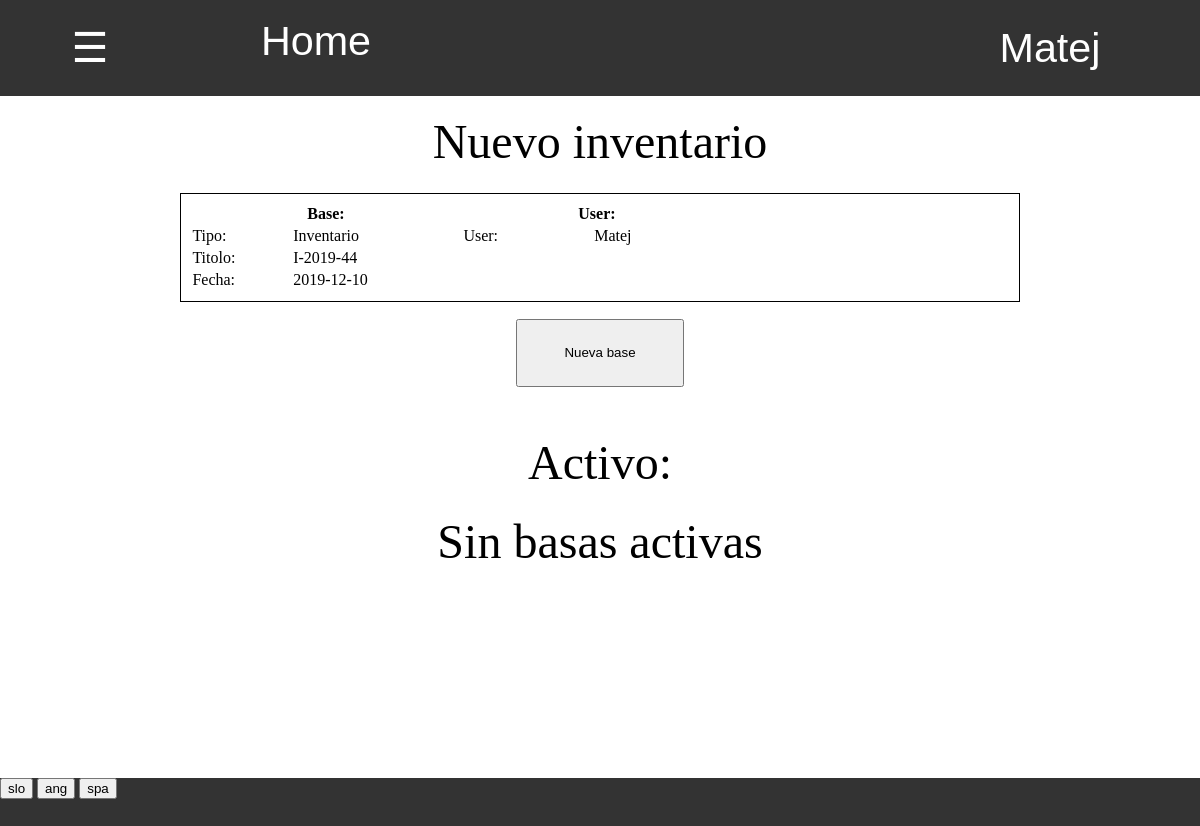
Before: /zaloga/inventura/ (signed in) with the older database file.
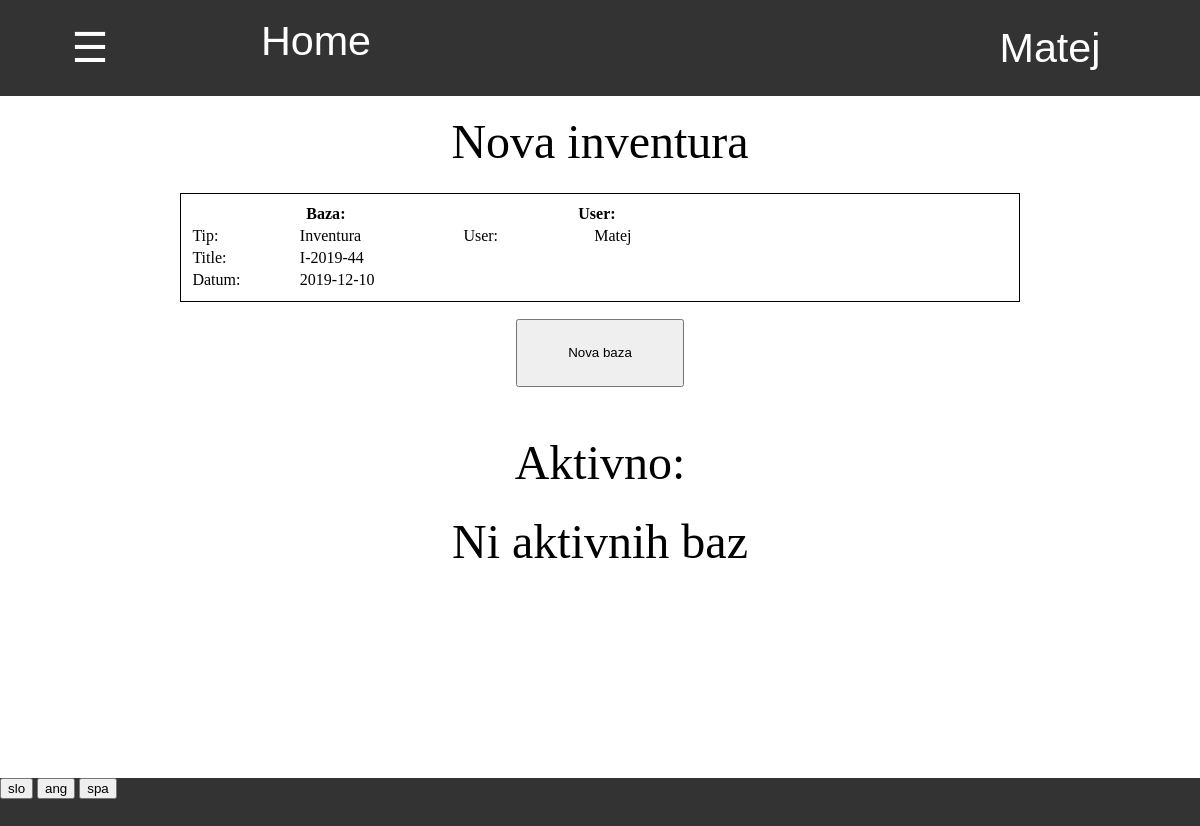
After: the same page with the newer database file.
### program/models.py (models this page shows, shortened)
class Profil(models.Model):
    user = models.OneToOneField(User,on_delete=models.CASCADE)
    jezik =  models.CharField(default="spa",max_length=3, choices=JEZIKI)

class Program(models.Model):
    stevilo_prevzemov = models.IntegerField(default = 0)
    stevilo_odpisov = models.IntegerField(default = 0)
    stevilo_faktur = models.IntegerField(default = 0)
    stevilo_racunov = models.IntegerField(default = 0)
    stevilo_inventur = models.IntegerField(default = 0)
    def naslednja_inventura(self,delaj=False):
        if delaj:
            self.stevilo_inventur += 1
            self.save()
            return 'I-2019-' + str(self.stevilo_inventur)
        else:
            return 'I-2019-' + str(self.stevilo_inventur + 1)
    @property
    def vrni_jezike(self):
        return JEZIKI

### zaloga/models.py (models this page shows, shortened)
class Zaloga(models.Model):
    title = models.CharField(default="skladisce", max_length=20)
    @property
    def danes(self):
        return datetime.today().strftime('%Y-%m-%d')

### zaloga/views.py (the view)
# urls.py: path('', views.baze , name='baze'),
@login_required
def baze(request, tip_baze):
    if request.method == "GET":
        baze = Baza.objects.filter(tip=tip_baze,status='aktivno')
        stranke = Stranka.objects.all().order_by('stevilo_kupljenih').values('pk','naziv')
        return pokazi_stran(request, 'zaloga/aktivne_baze.html', {'tip': tip_baze, 'baze':baze,'stranke':stranke})

### zaloga/templatetags/zaloga_exstras.py (called while the page is built)
@register.filter
def keyvalue(dict, key):
    return dict[key]

### zaloga/views.py (called while the page is built)
def vrni_slovar(request):
    with open('slovar.json') as dat:
        slovar = json.load(dat)
    return slovar

def pokazi_stran(request, html, baze={}):
    slovar = {'prodaja':prodaja, 'zaloga':zaloga,'program':program,'slovar':vrni_slovar(request),'jezik':request.user.profil.jezik}
    slovar.update(baze)
    return render(request, html, slovar)

### zaloga/templates/zaloga/aktivne_baze.html (shortened to what this page needs)
{% extends 'program/base.html' %}
{% load zaloga_exstras %}
{% block content %}
<div class="title">
{% if tip == "prevzem" %}
    {{slovar|keyvalue:'Nov prevzem'|keyvalue:jezik}}
{% elif tip == "odpis" %}
    {{slovar|keyvalue:'Nov odpis'|keyvalue:jezik}}
{% elif tip == "inventura" %}
    {{slovar|keyvalue:'Nova inventura'|keyvalue:jezik}}
{% elif tip == "vele_prodaja" %}
    {{slovar|keyvalue:'Nova vele prodaja'|keyvalue:jezik}}
{% endif %}
</div>
<div class="okno">
    {% if tip == "prevzem" %}
        <table style="padding:1%;border:1px solid black"class="tabela_podatkov">
            <tr>
                <th width="33%" colspan="2"> {{slovar|keyvalue:'Prevzem'|keyvalue:jezik}}:</th>
                <th width="42%" colspan="2">{{slovar|keyvalue:'Kontejner'|keyvalue:jezik}}:</th>
                <th width="25%" colspan="2"> User: </th>
            </tr>
            <tr>
                <td> {{slovar|keyvalue:'Tip'|keyvalue:jezik}}: </td>
                <td> {{slovar|keyvalue:'Prevzem'|keyvalue:jezik}} </td>
                <td> {{slovar|keyvalue:'Stevilka'|keyvalue:jezik}} </td>
                <td> <input form="nova_baza" name="stevilka" type="text" required autocomplete="off"> </td>
                <td> User: </td>
                <td> {{user.username}} </td>
            </tr>
            <tr>
                <td> {{slovar|keyvalue:'Title'|keyvalue:jezik}}: </td>
                <td> {{program.naslednji_prevzem}} </td>
                <td> {{slovar|keyvalue:'Izvor'|keyvalue:jezik}}: </td>
                <td>
                    <select form="nova_baza" name="drzava">
                        {% for drzava in zaloga.drzave %}
                            <option value="{{drzava.0}}"> {{drzava.1}} </option>
                        {% endfor %}
                    </select>
                </td>
            </tr>
            <tr>
                <td> {{slovar|keyvalue:'Datum'|keyvalue:jezik}}: </td>
                <td> {{zaloga.danes}} </td>
                <td> {{slovar|keyvalue:'Posiljatelj'|keyvalue:jezik}}: </td>
                <td>
                    <select form="nova_baza" name="posiljatelj">
                        {% for posiljatelj in zaloga.posiljatelji %}
                            <option value="{{posiljatelj.0}}"> {{posiljatelj.1}} </option>
                        {% endfor %}
                    </select>
                </td>
            </tr>
        </table>
    {% else %}
        <table style="padding:1%;border:1px solid black"class="tabela_podatkov">
            <tr>
                <th width="33%" colspan="2">
                    {{slovar|keyvalue:'Baza'|keyvalue:jezik}}:
                </th>
                <th width="33%" colspan="2">User:</th>
                <th></th>
            </tr>
            <tr>
                <td> {{slovar|keyvalue:'Tip'|keyvalue:jezik}}: </td>
                <td>
                {% if tip == "odpis" %}
                    {{slovar|keyvalue:'Odpis'|keyvalue:jezik}}
                {% elif tip == "inventura" %}
                    {{slovar|keyvalue:'Inventura'|keyvalue:jezik}}
                {% endif %}
                </td>
                <td> User: </td>
                <td> {{user.username}} </td>
            </tr>
            <tr>
                <td> {{slovar|keyvalue:'Title'|keyvalue:jezik}}: </td>
                <td>
                {% if tip == "odpis" %}
                    {{program.naslednji_odpis}}
                {% elif tip == "inventura" %}
                    {{program.naslednja_inventura}}
                {% endif %}
                </td>
            </tr>
            <tr>
                <td> {{slovar|keyvalue:'Datum'|keyvalue:jezik}}: </td>
                <td> {{zaloga.danes}} </td>
            </tr>
        </table>
    {% endif %}
    <form id="nova_baza" action="{% url 'nova_baza' tip %}" method="POST">
        <input type="submit" value="{{slovar|keyvalue:'Nova baza'|keyvalue:jezik}}">
    </form>
</div>
<div class="title" style="margin-top:4%">
    {{slovar|keyvalue:'Aktivno'|keyvalue:jezik}}:
</div>
{% if baze.count == 0 %}
    <div class="title" style="margin-top:2%">
        {{slovar|keyvalue:'Ni aktivnih baz'|keyvalue:jezik}}
    </div>
{% endif %}
{% endblock %}

### program/templates/program/base.html (shortened to what this page needs)
{% load staticfiles %}
{% load zaloga_exstras %}
<html>
    <head>
        <link rel="stylesheet" href="{% static 'css/footer.css' %}">
    </head>
    <body>
        {% include "css/navbar.html" %}
        <div style="width:100%;height:85.2%;vertical-align:top;text-align:center;overflow:auto">
            {% block content %}
            {% endblock %}
        </div>
        <div class="footer">
            {% for jezik in program.vrni_jezike %}
                <form style="display:inline-block" action="{% url 'spremeni_jezik' %}" method="POST">
                    <input type="submit" value="{{jezik.0}}">
                </form>
            {% endfor %}
        </div>
    </body>
</html>

### program/templates/css/navbar.html (shortened to what this page needs)
{% load zaloga_exstras %}
<div id="navbar" class="navbar">
    <button onclick="odpri()" class="nav" style="width:15%"> ☰ </button>
    <a style="width:20%" href="/">Home</a>
    <div class="racun dropdown" id="racun">
        <button class="dropbtn" >{{ user.get_username }}
        </button>
    </div>
</div>

### program/static/css/footer.css (style rules this page uses)
div.footer { display:block; width:100%; height:6%; background:#333; }
div { margin: 0%; padding: 0%; }
div input { margin: 0%; }
div form { margin:0%; padding: 0% }

### program/templates/program/base.html (style rules this page uses)
body { margin: 0%; padding: 0%; overflow:hidden; }
div { margin: 0%; padding: 0%; }

### program/templates/css/tabele.html (style rules this page uses)
table.tabela_podatkov { width:100%; margin-bottom:1%; }

### program/templates/css/navbar.html (style rules this page uses)
.navbar { overflow: hidden; background-color: #333; font-family: Arial; height:12% }
.navbar a { float: left; font-size: 5vmin; color: white; text-align: center; padding: 18px 16px; text-decoration:none; height:100%; }
.navbar .dropdown, .nav { float: left; height:100%; width:100%; margin:0; overflow:hidden; }
.navbar .dropdown .dropbtn, .nav { font-size: 5vmin; border: none; outline: none; color: white; padding: 12px 16px; width:100%; height:100%; background-color: inherit; font-family: inherit; margin: 0; }
.navbar .racun { float:right; width:300px; overflow:hidden }

### zaloga/templates/zaloga/aktivne_baze.html (style rules this page uses)
div.title { font-size:6vh; text-align:center; margin-top:1.5%; }
div.okno { margin-top:2%; display:inline-block; width:70%; font-size:5vh; text-align:center; }
div.okno form input[type=submit] { display:block; width:20%; height:10%; position:relative; left:40%; margin-top:2%; }

Changed rows visible on the page:
changed Profil: jezik "Nuevo inventario" → "Nova inventura"; jezik "Base" → "Baza"; jezik "Tipo" → "Tip"; jezik "Inventario" → "Inventura"; jezik "Titolo" → "Title"; jezik "Fecha" → "Datum"; jezik "Nueva base" → "Nova baza"; jezik "Activo" → "Aktivno"; jezik "Sin basas activas" → "Ni aktivnih baz"
